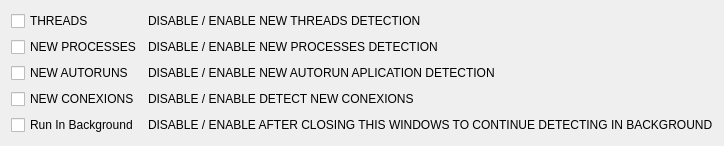
            <widget class="QWidget" name="ConfigPage">
             <layout class="QFormLayout" name="formLayout_4">
              <item row="0" column="0">
               <widget class="QCheckBox" name="ThreadCheckBox">
                <property name="text">
                 <string>THREADS</string>
                </property>
               </widget>
              </item>
              <item row="0" column="1">
               <widget class="QLabel" name="label_5">
                <property name="text">
                 <string>DISABLE / ENABLE NEW THREADS DETECTION</string>
                </property>
               </widget>
              </item>
              <item row="1" column="0">
               <widget class="QCheckBox" name="NewProcessesCheckBox">
                <property name="text">
                 <string>NEW PROCESSES</string>
                </property>
               </widget>
              </item>
              <item row="1" column="1">
               <widget class="QLabel" name="label_6">
                <property name="text">
                 <string>DISABLE / ENABLE NEW PROCESSES DETECTION</string>
                </property>
               </widget>
              </item>
              <item row="2" column="0">
               <widget class="QCheckBox" name="NewAutoRunCheckBox">
                <property name="text">
                 <string>NEW AUTORUNS</string>
                </property>
               </widget>
              </item>
              <item row="2" column="1">
               <widget class="QLabel" name="label_7">
                <property name="text">
                 <string>DISABLE / ENABLE NEW AUTORUN APLICATION DETECTION</string>
                </property>
               </widget>
              </item>
              <item row="3" column="0">
               <widget class="QCheckBox" name="Conexions">
                <property name="text">
                 <string>NEW CONEXIONS</string>
                </property>
               </widget>
              </item>
              <item row="4" column="0">
               <widget class="QCheckBox" name="Background">
                <property name="text">
                 <string>Run In Background</string>
                </property>
               </widget>
              </item>
              <item row="4" column="1">
               <widget class="QLabel" name="label_8">
                <property name="text">
                 <string>DISABLE / ENABLE AFTER CLOSING THIS WINDOWS TO CONTINUE DETECTING IN BACKGROUND</string>
                </property>
               </widget>
              </item>
              <item row="3" column="1">
               <widget class="QLabel" name="label_9">
                <property name="text">
                 <string>DISABLE / ENABLE DETECT NEW CONEXIONS</string>
                </property>
               </widget>
              </item>
             </layout>
            </widget>
